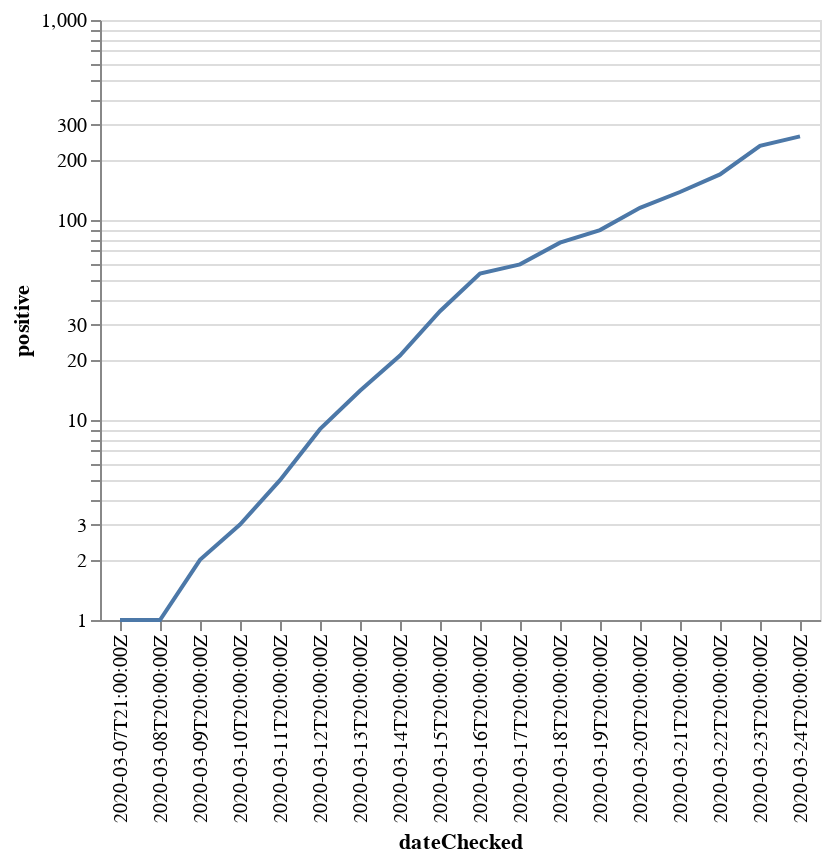

The notebook cell this image was saved under:
### Code cell
mn_curve_log = alt.Chart(minnesota[minnesota.positive > 0]).mark_line().encode(
    alt.X('dateChecked'),
    alt.Y('positive', scale=alt.Scale(type='log', base=10))
)
mn_curve_log

### Figure 1 — Vega-Lite specification as saved in the notebook (floating-point values rounded to 4 significant figures)
{"config": {"view": {"continuousWidth": 400, "continuousHeight": 300}}, "data": {"name": "data-5eab9ea3db9862fd891104265046c4af"}, "mark": "line", "encoding": {"x": {"type": "nominal", "field": "dateChecked"}, "y": {"type": "quantitative", "field": "positive", "scale": {"base": 10, "type": "log"}}}, "$schema": "https://vega.github.io/schema/vega-lite/v4.0.2.json", "datasets": {"data-5eab9ea3db9862fd891104265046c4af": [{"date": 20200324, "state": "MN", "positive": 262.0, "negative": 5550.0, "pending": null, "hospitalized": 21.0, "death": 1.0, "total": 5812, "dateChecked": "2020-03-24T20:00:00Z", "totalTestResults": 5812}, {"date": 20200323, "state": "MN", "positive": 235.0, "negative": 4511.0, "pending": null, "hospitalized": 17.0, "death": 1.0, "total": 4746, "dateChecked": "2020-03-23T20:00:00Z", "totalTestResults": 4746}, {"date": 20200322, "state": "MN", "positive": 169.0, "negative": 4511.0, "pending": null, "hospitalized": 12.0, "death": 1.0, "total": 4680, "dateChecked": "2020-03-22T20:00:00Z", "totalTestResults": 4680}, {"date": 20200321, "state": "MN", "positive": 138.0, "negative": 3952.0, "pending": null, "hospitalized": null, "death": 1.0, "total": 4090, "dateChecked": "2020-03-21T20:00:00Z", "totalTestResults": 4090}, {"date": 20200320, "state": "MN", "positive": 115.0, "negative": 3741.0, "pending": null, "hospitalized": null, "death": null, "total": 3856, "dateChecked": "2020-03-20T20:00:00Z", "totalTestResults": 3856}, {"date": 20200319, "state": "MN", "positive": 89.0, "negative": 2949.0, "pending": null, "hospitalized": null, "death": null, "total": 3038, "dateChecked": "2020-03-19T20:00:00Z", "totalTestResults": 3038}, {"date": 20200318, "state": "MN", "positive": 77.0, "negative": 2685.0, "pending": null, "hospitalized": null, "death": null, "total": 2762, "dateChecked": "2020-03-18T20:00:00Z", "totalTestResults": 2762}, {"date": 20200317, "state": "MN", "positive": 60.0, "negative": 2276.0, "pending": null, "hospitalized": null, "death": null, "total": 2336, "dateChecked": "2020-03-17T20:00:00Z", "totalTestResults": 2336}, {"date": 20200316, "state": "MN", "positive": 54.0, "negative": 1839.0, "pending": null, "hospitalized": null, "death": null, "total": 1893, "dateChecked": "2020-03-16T20:00:00Z", "totalTestResults": 1893}, {"date": 20200315, "state": "MN", "positive": 35.0, "negative": 1387.0, "pending": null, "hospitalized": null, "death": null, "total": 1422, "dateChecked": "2020-03-15T20:00:00Z", "totalTestResults": 1422}, {"date": 20200314, "state": "MN", "positive": 21.0, "negative": 847.0, "pending": null, "hospitalized": null, "death": null, "total": 868, "dateChecked": "2020-03-14T20:00:00Z", "totalTestResults": 868}, {"date": 20200313, "state": "MN", "positive": 14.0, "negative": 541.0, "pending": null, "hospitalized": null, "death": null, "total": 555, "dateChecked": "2020-03-13T20:00:00Z", "totalTestResults": 555}, {"date": 20200312, "state": "MN", "positive": 9.0, "negative": 307.0, "pending": null, "hospitalized": null, "death": null, "total": 316, "dateChecked": "2020-03-12T20:00:00Z", "totalTestResults": 316}, {"date": 20200311, "state": "MN", "positive": 5.0, "negative": 217.0, "pending": null, "hospitalized": null, "death": null, "total": 222, "dateChecked": "2020-03-11T20:00:00Z", "totalTestResults": 222}, {"date": 20200310, "state": "MN", "positive": 3.0, "negative": 132.0, "pending": null, "hospitalized": null, "death": null, "total": 135, "dateChecked": "2020-03-10T20:00:00Z", "totalTestResults": 135}, {"date": 20200309, "state": "MN", "positive": 2.0, "negative": 80.0, "pending": null, "hospitalized": null, "death": null, "total": 82, "dateChecked": "2020-03-09T20:00:00Z", "totalTestResults": 82}, {"date": 20200308, "state": "MN", "positive": 1.0, "negative": 48.0, "pending": null, "hospitalized": null, "death": null, "total": 49, "dateChecked": "2020-03-08T20:00:00Z", "totalTestResults": 49}, {"date": 20200307, "state": "MN", "positive": 1.0, "negative": 48.0, "pending": null, "hospitalized": null, "death": null, "total": 49, "dateChecked": "2020-03-07T21:00:00Z", "totalTestResults": 49}]}}
